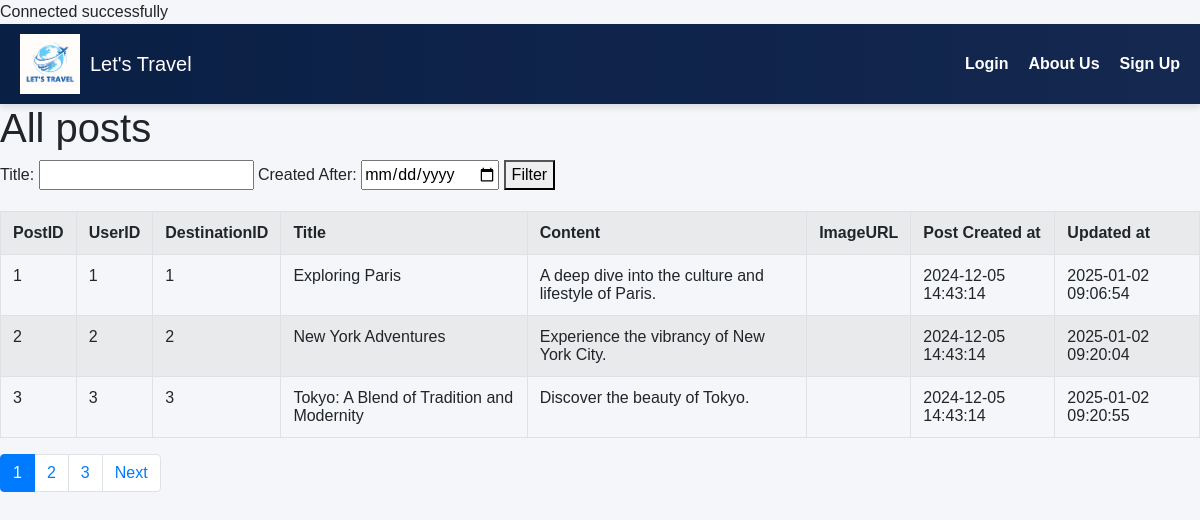
The app's page /admin/post/post.php with its own data.
### tables this page shows
CREATE TABLE `posts` (
  `PostID` int(11) NOT NULL,
  `UserID` int(11) DEFAULT NULL,
  `DestinationID` int(11) DEFAULT NULL,
  `Title` varchar(255) NOT NULL,
  `Content` text DEFAULT NULL,
  `Created_at` timestamp NOT NULL DEFAULT current_timestamp(),
  `Updated_at` timestamp NOT NULL DEFAULT current_timestamp() ON UPDATE current_timestamp(),
  `image` varchar(255) DEFAULT NULL
);

### admin/post/post.php (the view, shortened to what this page needs)
<?php
$dbhost = 'localhost:3307';
$dbuser = 'root';
$dbpassword = '';
$dbname = 'travel_blog';
$conn = mysqli_connect($dbhost, $dbuser, $dbpassword, $dbname);
$sql = "SELECT * FROM `posts` WHERE 1=1";
$limit = 3;
$page = 1;
$offset = ($page - 1) * $limit;
$countSql = "SELECT COUNT(*) AS total FROM ($sql) AS t";
$result = mysqli_query($conn, $countSql);
if ($result) {
    $row = mysqli_fetch_assoc($result);
    $totalRecords = $row['total'];
} else {
    die('Error executing count query: ' . mysqli_error($conn));
}
$totalPages = ceil($totalRecords / $limit);
$sql .= " LIMIT $limit OFFSET $offset";
$result = mysqli_query($conn, $sql);
if ($result) {
    $posts = mysqli_fetch_all($result, MYSQLI_ASSOC);
} else {
    die('Error executing main query: ' . mysqli_error($conn));
}
?>
<!DOCTYPE html>
<html lang="en">
<head>
    <link rel="stylesheet" href="https://cdn.jsdelivr.net/npm/bootstrap@4.3.1/dist/css/bootstrap.min.css">
</head>
<body>
    <?php include('../inc/_navbar.php'); ?>
    <h1>All posts</h1>
    <form action="">
        <label for="title">Title: </label>
        <input type="text" name="title" id="title">
        <label for="created_at">Created After: </label>
        <input type="date" name="created_at" id="created_at">
        <button type="submit">Filter</button>
    </form>
    <?php if (empty($posts)): ?>
        <p>No data.</p>
    <?php else: ?>
    <table class="table table-bordered table-striped table-hover">
        <tr>
            <th>PostID</th>
            <th>UserID</th>
            <th>DestinationID</th>
            <th>Title</th>
            <th>Content</th>
            <th>ImageURL</th>
            <th>Post Created at</th>
            <th>Updated at</th>
        </tr>
        <?php foreach ($posts as $post): ?>
        <tr>
            <td><?php echo htmlspecialchars($post['PostID']); ?></td>
            <td><?php echo htmlspecialchars($post['UserID']); ?></td>
            <td><?php echo htmlspecialchars($post['DestinationID']); ?></td>
            <td><?php echo htmlspecialchars($post['Title']); ?></td>
            <td><?php echo htmlspecialchars($post['Content']); ?></td>
            <td><?php echo htmlspecialchars($post['Image']); ?></td>
            <td><?php echo htmlspecialchars($post['Created_at']); ?></td>
            <td><?php echo htmlspecialchars($post['Updated_at']); ?></td>
        </tr>
        <?php endforeach; ?>
    </table>
    <?php endif; ?>
    <nav aria-label="Page navigation example">
        <ul class="pagination">
            <?php for ($i = 1; $i <= $totalPages; $i++): ?>
                <li class="page-item <?php echo ($i == $page) ? 'active' : ''; ?>">
                    <a class="page-link" href="?page=<?php echo $i; ?>"><?php echo $i; ?></a>
                </li>
            <?php endfor; ?>
            <?php if ($page < $totalPages): ?>
                <li class="page-item"><a class="page-link" href="?page=<?php echo $page + 1; ?>">Next</a></li>
            <?php endif; ?>
        </ul>
    </nav>
</body>
</html>

### inc/_navbar.php (style rules this page uses)
body { margin: 0; font-family: Arial, sans-serif; background-color: #f4f6f9; }

### records on screen
posts: PostID "1", UserID "1", DestinationID "1", Title "Exploring Paris", Content "A deep dive into the culture and lifestyle of Paris.", Created_at "2024-12-05 14:43:14", Updated_at "2025-01-02 09:06:54"
posts: PostID "2", UserID "2", DestinationID "2", Title "New York Adventures", Content "Experience the vibrancy of New York City.", Created_at "2024-12-05 14:43:14", Updated_at "2025-01-02 09:20:04"
posts: PostID "3", UserID "3", DestinationID "3", Title "Tokyo: A Blend of Tradition and Modernity", Content "Discover the beauty of Tokyo.", Created_at "2024-12-05 14:43:14", Updated_at "2025-01-02 09:20:55"
